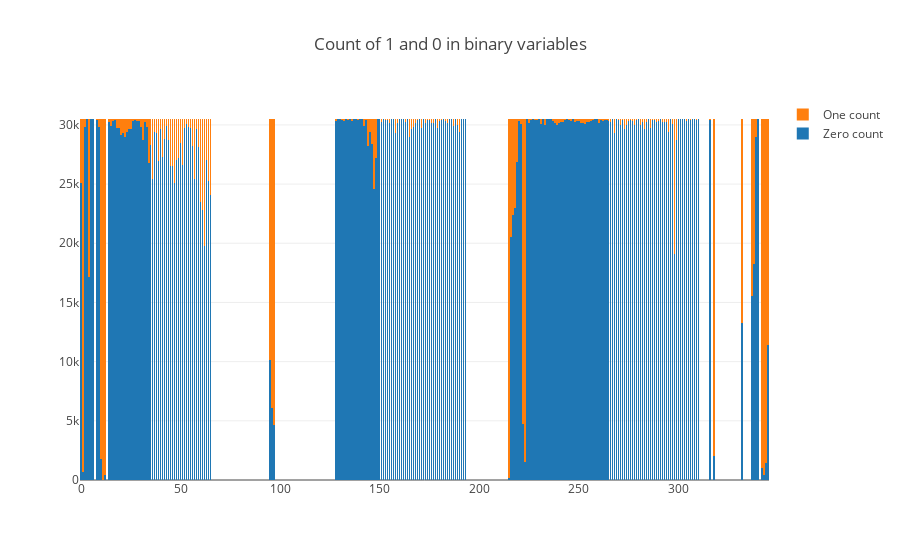

Notebook source saved alongside this figure:
### Code cell
trace1 = go.Bar(
    x=bin_col,
    y=zero_list ,
    name='Zero count'
)
trace2 = go.Bar(
    x=bin_col,
    y=one_list,
    name='One count'
)

data = [trace1, trace2]
layout = go.Layout(
    barmode='stack',
    title='Count of 1 and 0 in binary variables'
)

fig = go.Figure(data=data, layout=layout)
py.iplot(fig, filename='stacked-bar')

### Figure 1 — Plotly figure (JSON) as saved in the notebook; plotly's stock layout.template omitted (floating-point values rounded to 4 significant figures; data arrays with more than 128 entries replaced by an {"elided": "..."} marker saying what was removed)
{"data": [{"name": "Zero count", "type": "bar", "x": {"elided": "240 str values"}, "y": {"elided": "240 int values"}}, {"name": "One count", "type": "bar", "x": {"elided": "240 str values"}, "y": {"elided": "240 int values"}}], "layout": {"barmode": "stack", "title": "Count of 1 and 0 in binary variables"}}
